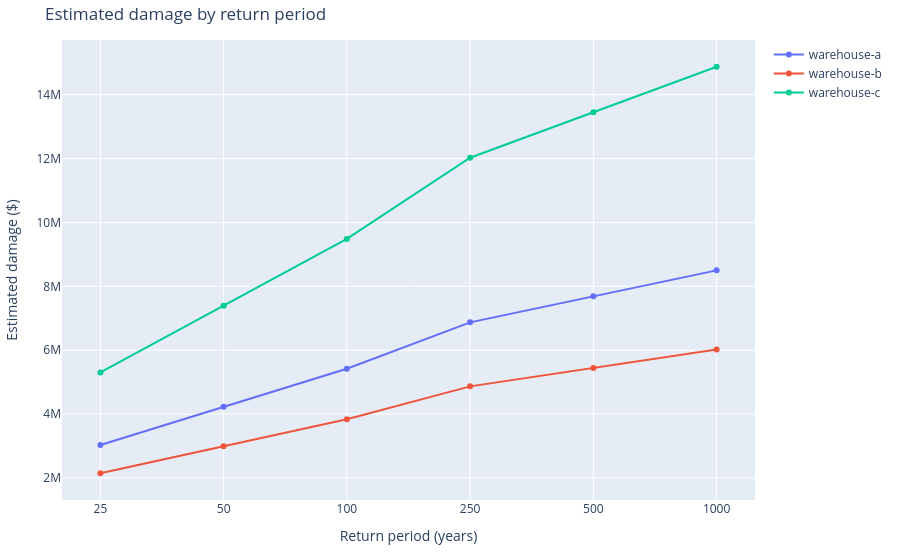

The notebook cell saved with this chart:
### Code cell
fig_escalation = go.Figure()
for asset_id, frame in comparison.groupby("asset_id"):
    frame = frame.sort_values("return_period")
    fig_escalation.add_trace(
        go.Scatter(
            x=[str(rp) for rp in frame["return_period"]],
            y=frame["estimated_damage"],
            mode="lines+markers",
            name=asset_id,
        )
    )
fig_escalation.update_layout(
    title="Estimated damage by return period",
    xaxis_title="Return period (years)",
    yaxis_title="Estimated damage ($)",
    margin=dict(l=60, r=40, t=40, b=60),
)
fig_escalation.show()

### Figure 1 — Plotly figure (JSON) as saved in the notebook; plotly's stock layout.template omitted (floating-point values rounded to 4 significant figures)
{"data": [{"mode": "lines+markers", "name": "warehouse-a", "type": "scatter", "x": ["25", "50", "100", "250", "500", "1000"], "y": [3031000.0, 4226000.0, 5420000.0, 6872000.0, 7686000.0, 8500000.0]}, {"mode": "lines+markers", "name": "warehouse-b", "type": "scatter", "x": ["25", "50", "100", "250", "500", "1000"], "y": [2147000.0, 2993000.0, 3839000.0, 4867000.0, 5444000.0, 6021000.0]}, {"mode": "lines+markers", "name": "warehouse-c", "type": "scatter", "x": ["25", "50", "100", "250", "500", "1000"], "y": [5305000.0, 7395000.0, 9485000.0, 12030000.0, 13450000.0, 14880000.0]}], "layout": {"margin": {"b": 60, "l": 60, "r": 40, "t": 40}, "title": {"text": "Estimated damage by return period"}, "xaxis": {"title": {"text": "Return period (years)"}}, "yaxis": {"title": {"text": "Estimated damage ($)"}}}}
